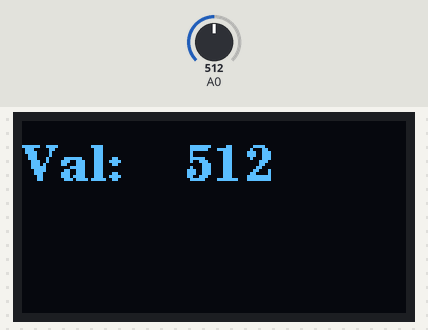
Simulated run of this sketch. Board: Arduino Uno, built with avr-gcc and run on an emulated ATmega328P. Shown: 128×64 one-colour display. Inputs (shaded band) come from the test bench; at power-on: A0 = 512. What the sketch prints to the serial monitor is not drawn.

Above: at 1.2 s.
1.3 s: A0 set to 716
At 1.8 s:
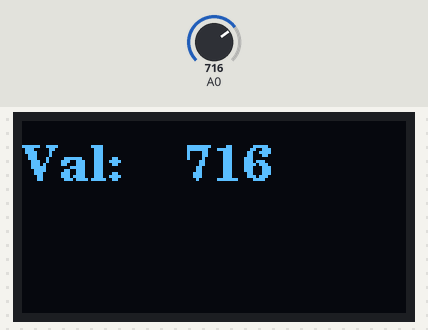
2.8 s: A0 set to 900
At 3.2 s:
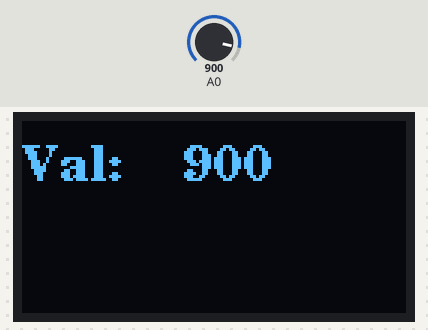
4.3 s: A0 set to 1023
At 5.1 s:
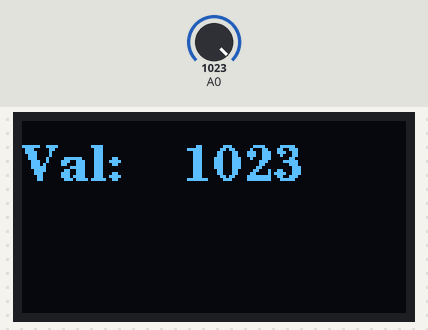
Timing chart, 0 to 7.3 s (numbered marks = the images above; inputs shaded):
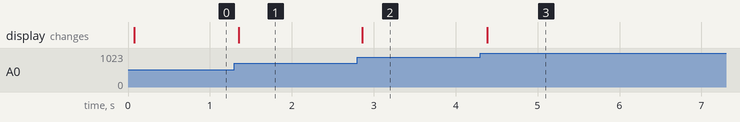

Measured:
- after the input at 1.3 s, the display: changes after 0.05 s (image 1)
- after the input at 2.8 s, the display: changes after 0.06 s (image 2)
- after the input at 4.3 s, the display: changes after 0.08 s (image 3)

The sketch:

AnalogRead_OLED.ino
```cpp
#include <U8g2lib.h>
#include <SPI.h>
#include <Wire.h>
U8G2_SSD1306_128X64_NONAME_F_HW_I2C u8g2(U8G2_R0, /* reset=*/ U8X8_PIN_NONE);

void setup() {
  Serial.begin(9600);
  u8g2.begin();
  u8g2.setFont(u8g2_font_ncenB12_tr);
  pinMode(A0, INPUT);
}

void loop() {
  int a = analogRead(A0);
  Serial.println(a);
  u8g2.clearBuffer();
  u8g2.drawStr(0, 20, "Val: ");
  u8g2.setCursor(54, 20);
  u8g2.print(a);
  u8g2.sendBuffer();
}
```
